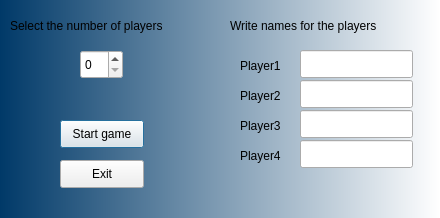
<?xml version="1.0" encoding="UTF-8"?>
<ui version="4.0">
 <class>Dialog</class>
 <widget class="QDialog" name="Dialog">
  <property name="geometry">
   <rect>
    <x>0</x>
    <y>0</y>
    <width>440</width>
    <height>218</height>
   </rect>
  </property>
  <property name="windowTitle">
   <string>Dialog</string>
  </property>
  <property name="styleSheet">
   <string notr="true">QDialog { background: qlineargradient(spread:reflect, x1:0, y1:0, x2:1, y2:0, stop:0 rgba(0, 57, 104, 255), stop:1 rgba(255, 255, 255, 255))}</string>
  </property>
  <widget class="QPushButton" name="startbutton">
   <property name="geometry">
    <rect>
     <x>60</x>
     <y>120</y>
     <width>84</width>
     <height>28</height>
    </rect>
   </property>
   <property name="text">
    <string>Start game</string>
   </property>
  </widget>
  <widget class="QPushButton" name="exitbutton">
   <property name="geometry">
    <rect>
     <x>60</x>
     <y>160</y>
     <width>84</width>
     <height>28</height>
    </rect>
   </property>
   <property name="text">
    <string>Exit</string>
   </property>
  </widget>
  <widget class="QLabel" name="label_2">
   <property name="geometry">
    <rect>
     <x>10</x>
     <y>10</y>
     <width>191</width>
     <height>31</height>
    </rect>
   </property>
   <property name="text">
    <string>Select the number of players</string>
   </property>
  </widget>
  <widget class="QSpinBox" name="players">
   <property name="geometry">
    <rect>
     <x>80</x>
     <y>50</y>
     <width>43</width>
     <height>29</height>
    </rect>
   </property>
  </widget>
  <widget class="QLabel" name="label">
   <property name="geometry">
    <rect>
     <x>230</x>
     <y>10</y>
     <width>191</width>
     <height>31</height>
    </rect>
   </property>
   <property name="text">
    <string>Write names for the players</string>
   </property>
  </widget>
  <widget class="QLineEdit" name="player1Name">
   <property name="geometry">
    <rect>
     <x>300</x>
     <y>50</y>
     <width>113</width>
     <height>28</height>
    </rect>
   </property>
  </widget>
  <widget class="QLineEdit" name="player2Name">
   <property name="geometry">
    <rect>
     <x>300</x>
     <y>80</y>
     <width>113</width>
     <height>28</height>
    </rect>
   </property>
  </widget>
  <widget class="QLineEdit" name="player3Name">
   <property name="geometry">
    <rect>
     <x>300</x>
     <y>110</y>
     <width>113</width>
     <height>28</height>
    </rect>
   </property>
  </widget>
  <widget class="QLineEdit" name="player4Name">
   <property name="geometry">
    <rect>
     <x>300</x>
     <y>140</y>
     <width>113</width>
     <height>28</height>
    </rect>
   </property>
  </widget>
  <widget class="QLabel" name="label_3">
   <property name="geometry">
    <rect>
     <x>240</x>
     <y>50</y>
     <width>61</width>
     <height>31</height>
    </rect>
   </property>
   <property name="text">
    <string>Player1</string>
   </property>
  </widget>
  <widget class="QLabel" name="label_4">
   <property name="geometry">
    <rect>
     <x>240</x>
     <y>80</y>
     <width>61</width>
     <height>31</height>
    </rect>
   </property>
   <property name="text">
    <string>Player2</string>
   </property>
  </widget>
  <widget class="QLabel" name="label_5">
   <property name="geometry">
    <rect>
     <x>240</x>
     <y>110</y>
     <width>51</width>
     <height>31</height>
    </rect>
   </property>
   <property name="text">
    <string>Player3</string>
   </property>
  </widget>
  <widget class="QLabel" name="label_6">
   <property name="geometry">
    <rect>
     <x>240</x>
     <y>140</y>
     <width>51</width>
     <height>31</height>
    </rect>
   </property>
   <property name="text">
    <string>Player4</string>
   </property>
  </widget>
 </widget>
 <resources/>
 <connections/>
</ui>
